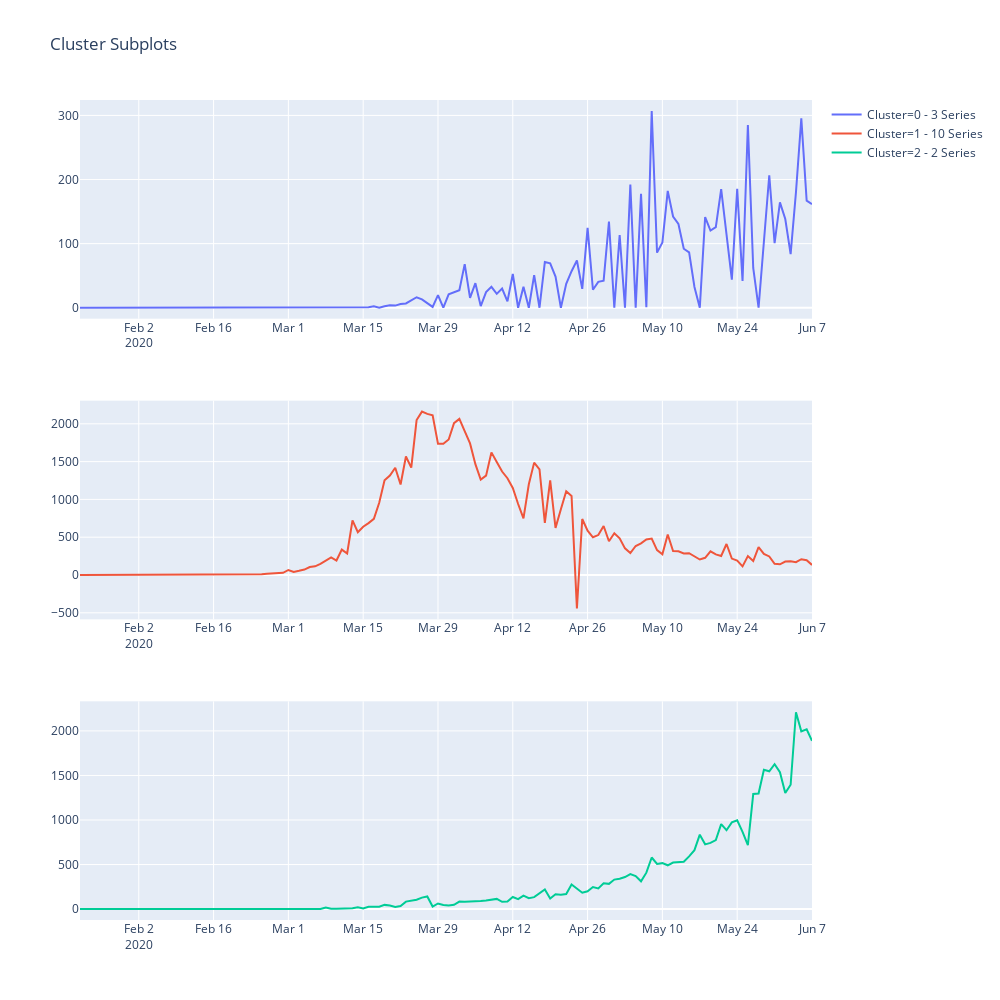

Notebook code for this chart:
### Code cell
ts.plot_clusters(clusters, ts_settings)

### Figure 1 — Plotly figure (JSON) as saved in the notebook; plotly's stock layout.template omitted (floating-point values rounded to 4 significant figures; data arrays with more than 128 entries replaced by an {"elided": "..."} marker saying what was removed)
{"data": [{"name": "Cluster=0 - 3 Series", "type": "scatter", "x": {"elided": "138 str values"}, "xaxis": "x", "y": {"elided": "138 float values"}, "yaxis": "y"}, {"name": "Cluster=1 - 10 Series", "type": "scatter", "x": {"elided": "138 str values"}, "xaxis": "x2", "y": {"elided": "138 float values"}, "yaxis": "y2"}, {"name": "Cluster=2 - 2 Series", "type": "scatter", "x": {"elided": "138 str values"}, "xaxis": "x3", "y": {"elided": "138 float values"}, "yaxis": "y3"}], "layout": {"height": 1000, "title": {"text": "Cluster Subplots"}, "width": 1000, "xaxis": {"anchor": "y", "autorange": true, "domain": [0, 1], "range": ["2020-01-22", "2020-06-07"], "type": "date"}, "xaxis2": {"anchor": "y2", "autorange": true, "domain": [0, 1], "range": ["2020-01-22", "2020-06-07"], "type": "date"}, "xaxis3": {"anchor": "y3", "autorange": true, "domain": [0, 1], "range": ["2020-01-22", "2020-06-07"], "type": "date"}, "yaxis": {"anchor": "x", "autorange": true, "domain": [0.7333, 1], "range": [-17.06, 324.1], "type": "linear"}, "yaxis2": {"anchor": "x2", "autorange": true, "domain": [0.3667, 0.6333], "range": [-586.5, 2306.0], "type": "linear"}, "yaxis3": {"anchor": "x3", "autorange": true, "domain": [0, 0.2667], "range": [-122.8, 2332.0], "type": "linear"}}}
